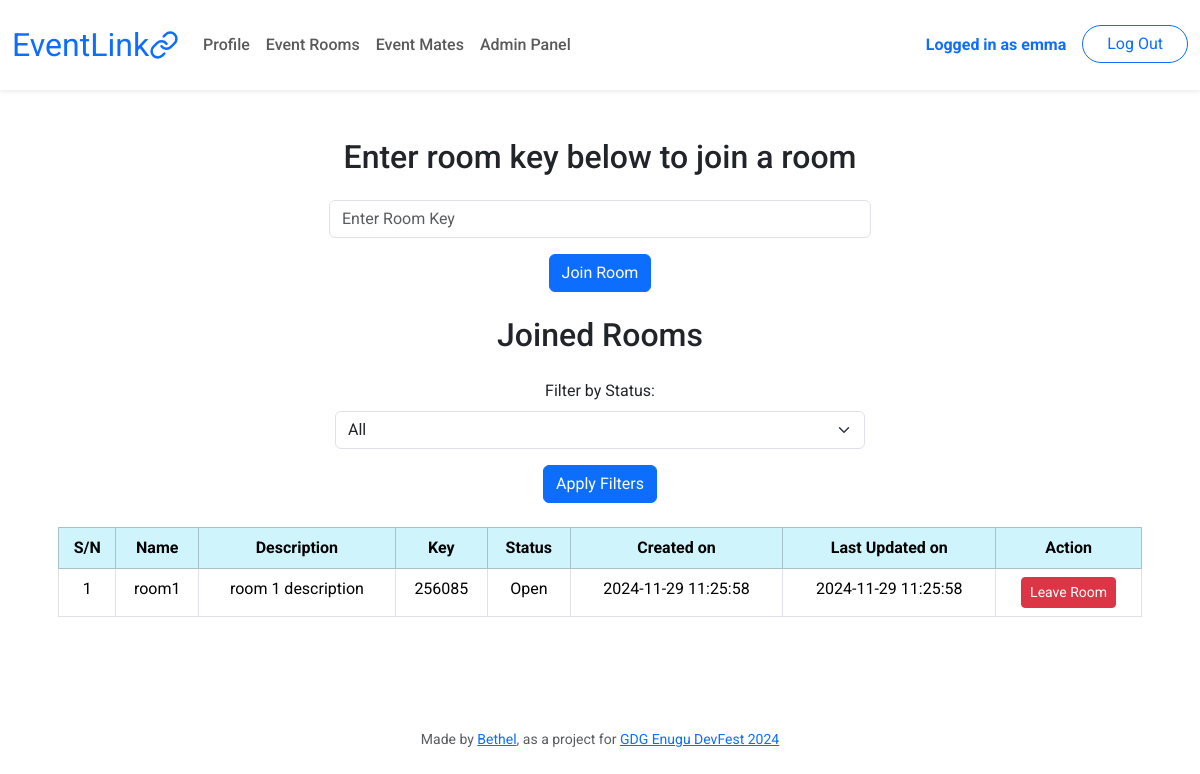
Page /rooms (signed in) on the earlier database version.
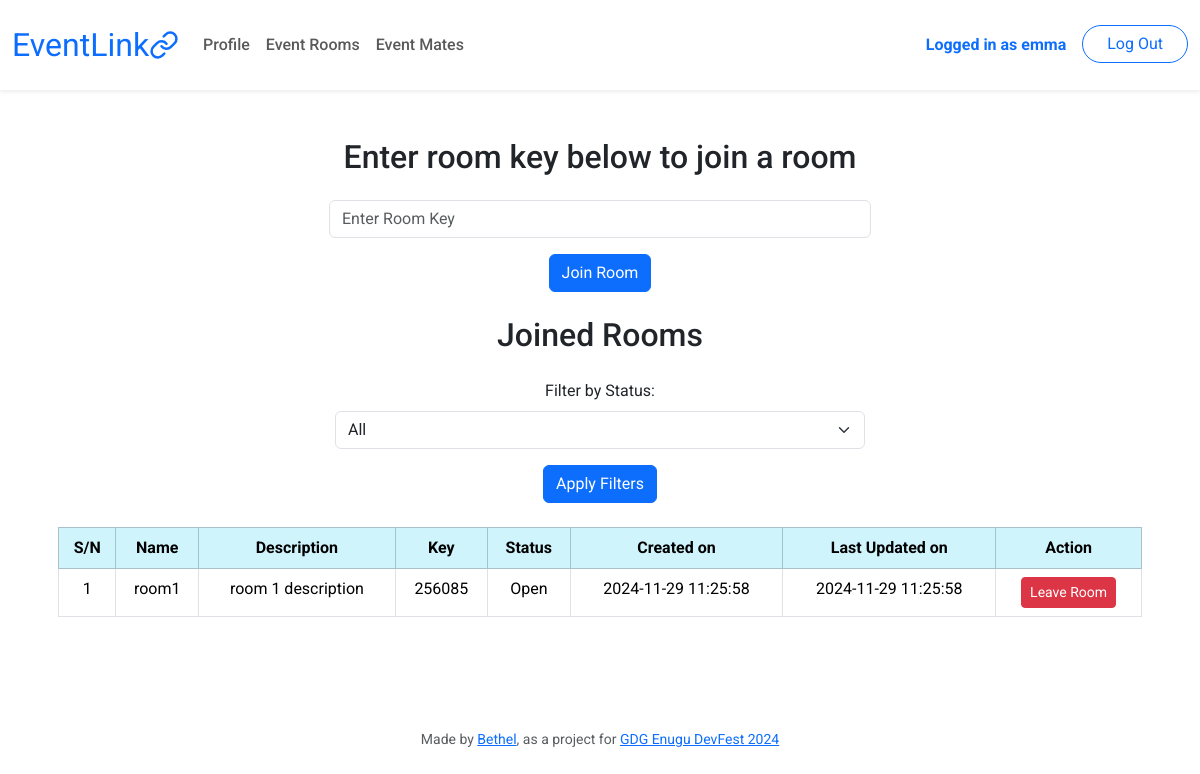
Same page on the later database version.
### app.py (the view, shortened to what this page needs)
@app.route("/rooms", methods=["GET", "POST"])
@login_required
def rooms():
    id = session["user_id"]
    info = db.execute("SELECT * FROM users WHERE id=?;", id)[0]
    if request.method == "GET":
        rooms = db.execute('''SELECT
                rooms.id AS id,
                rooms.name AS name,
                rooms.description AS description,
                rooms.key AS key,
                rooms.status AS status,
                rooms.creator_id AS creator_id,
                rooms.created_at AS created_at,
                rooms.updated_at AS updated_at
                FROM users
            JOIN members ON users.id = members.user_id
            JOIN rooms ON members.room_id = rooms.id
            WHERE members.user_id=?''', id)# sort the rooms in descending order
        return render_template("rooms.html", rooms=rooms, info=info)

### app.py (called while the page is built)
@app.after_request
def after_request(response):
    response.headers["Cache-Control"] = "no-cache, no-store, must-revalidate"
    response.headers["Expires"] = 0
    response.headers["Pragma"] = "no-cache"
    return response

### helpers.py (called while the page is built)
def login_required(f):
    @wraps(f)
    def decorated_function(*args, **kwargs):
        if session.get("user_id") is None:
            return redirect("/login")
        return f(*args, **kwargs)
    return decorated_function

### templates/rooms.html (shortened to what this page needs)
{% extends "layout.html" %} {% block title %}Rooms{% endblock %} {% block main
%}
<div class="container">
  <h2 class="mb-4 text-center">Enter room key below to join a room</h2>
  <div class="text-center mb-4">
    <form
      action="/rooms"
      method="post"
      class="d-flex justify-content-center align-items-center flex-column"
    >
      <div class="mb-3 w-50">
        <input
          autocomplete="off"
          autofocus
          class="form-control"
          name="key"
          placeholder="Enter Room Key"
          type="text"
          required
        />
      </div>
      <button class="btn btn-primary" type="submit">Join Room</button>
    </form>
  </div>
  <h2 class="mb-4 text-center">Joined Rooms</h2>
  <form method="post" action="/rooms" class="mb-4">
    <div class="row justify-content-center">
      <div class="col-md-6">
        <label for="status-form" class="form-label">Filter by Status:</label>
        <select id="status-form" name="status" class="form-select">
          <option value="all">All</option>
        </select>
      </div>
    </div>
    <div class="text-center mt-3">
      <button type="submit" class="btn btn-primary">Apply Filters</button>
    </div>
  </form>
  {% if rooms %}
  <div class="table-responsive">
    <table class="table table-bordered table-hover">
      <thead class="table-info">
        <tr>
          <th>S/N</th>
          <th>Name</th>
          <th>Description</th>
          <th>Key</th>
          <th>Status</th>
          <th>Created on</th>
          <th>Last Updated on</th>
          <th>Action</th>
        </tr>
      </thead>
      <tbody>
        {% for room in rooms %}
        <tr>
          <td>{{ loop.index }}</td>
          <td>{{ room.name }}</td>
          <td>{{ room.description }}</td>
          <td>{{ room.key }}</td>
          <td>{% if room.status==1 %}Open{% else %}Closed{% endif %}</td>
          <td>{{ room.created_at }}</td>
          <td>{{ room.updated_at }}</td>
          <td>
            <form method="POST" action="/rooms">
              <button type="submit" class="btn btn-danger btn-sm">
                Leave Room
              </button>
            </form>
          </td>
        </tr>
        {% endfor %}
      </tbody>
    </table>
  </div>
  {% endif %}
</div>
{% endblock %}

### templates/layout.html (shortened to what this page needs)
<!DOCTYPE html>
<html lang="en">
  <head>
    <link
      href="https://cdn.jsdelivr.net/npm/bootstrap@5.3.2/dist/css/bootstrap.min.css"
      rel="stylesheet"
    />
    <link href="/static/styles.css" rel="stylesheet" />
  </head>
  <body>
    <nav class="navbar navbar-expand-md navbar-light bg-white shadow-sm py-3">
      <div class="container-fluid">
        <a class="navbar-brand d-flex align-items-center" href="/">
          <span class="text-primary">EventLink</span>
          <img
            src="/static/images/chain.svg"
            width="30"
            height="30"
            alt="logo"
          />
        </a>
        <div class="collapse navbar-collapse" id="navbar">
          {% if session["user_id"] %}
          <ul class="navbar-nav me-auto">
            <li class="nav-item">
              <a class="nav-link fw-medium" href="/profile">Profile</a>
            </li>
            <li class="nav-item">
              <a class="nav-link fw-medium" href="/rooms">Event Rooms</a>
            </li>
            <li class="nav-item">
              <a class="nav-link fw-medium" href="/mates">Event Mates</a>
            </li>
            {% if info.role == 1 %}
            <li class="nav-item">
              <a class="nav-link fw-medium" href="/admin">Admin Panel</a>
            </li>
            {% endif %}
          </ul>
          <ul class="navbar-nav ms-auto">
            <li class="nav-item">
              <a class="nav-link text-primary fw-bold"
                >Logged in as {{ info.username }}</a
              >
            </li>
            <li class="nav-item">
              <a
                class="btn btn-outline-primary rounded-pill ms-2 px-4"
                href="/logout"
                >Log Out</a
              >
            </li>
          </ul>
          {% endif %}
        </div>
      </div>
    </nav>
    <main class="container py-5 px-3 text-center">
      {% block main %}{% endblock %}
    </main>
    <footer class="mt-5">
      <p class="mb-3 mx-3 small text-center text-muted">
        Made by
        <a
          class="footer-link"
          href="https://bethel1889.github.io/pandora/"
          target="_blank"
          >Bethel</a
        >, as a project for
        <a class="footer-link" href="https://devfestenugu.com/" target="_blank"
          >GDG Enugu DevFest 2024</a
        >
      </p>
    </footer>
  </body>
</html>

Differences in the rows shown:
changed users "emma": role 1 → 0 (drawn)
Other differences:
text no longer shown: "Admin Panel"
